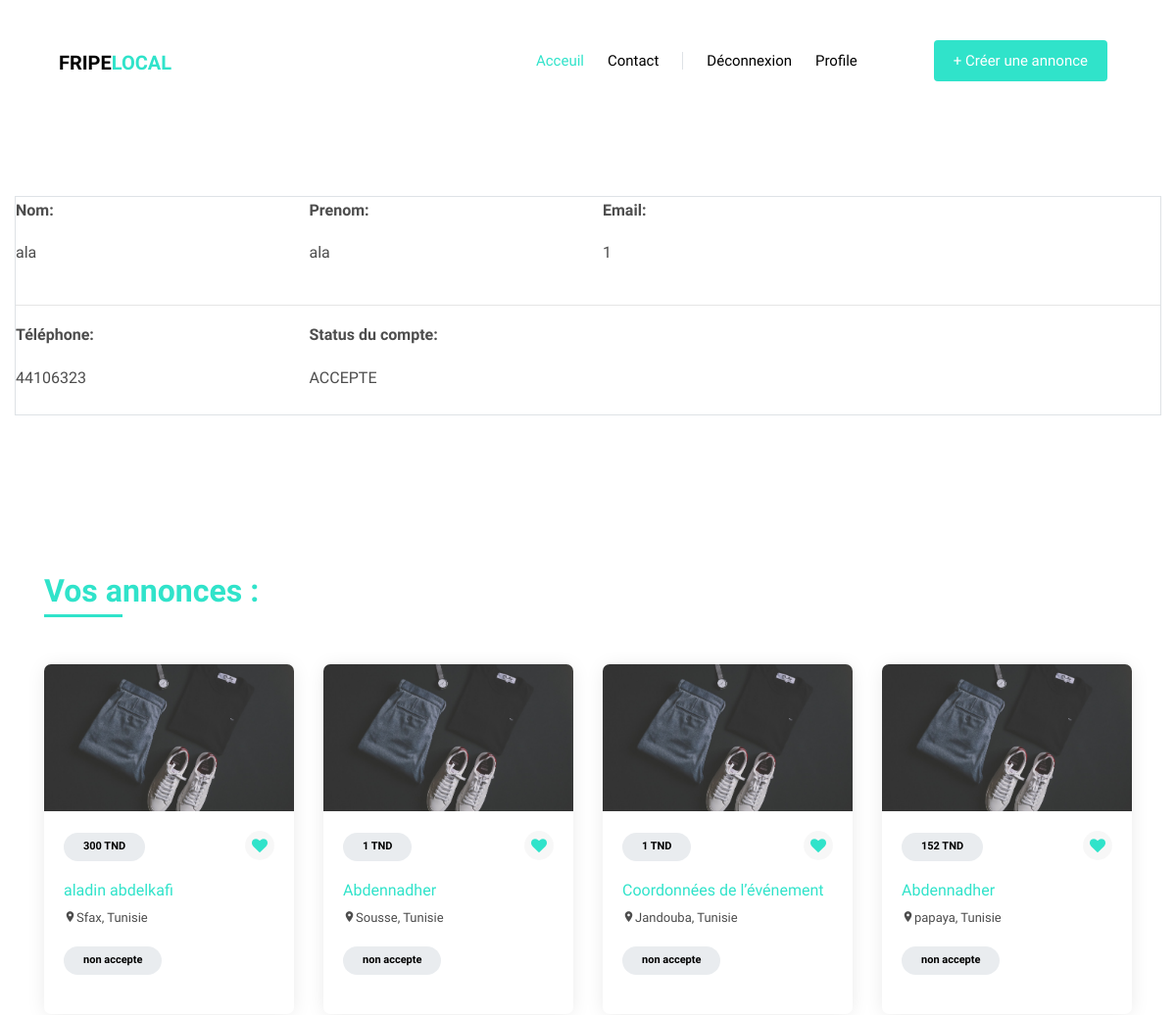
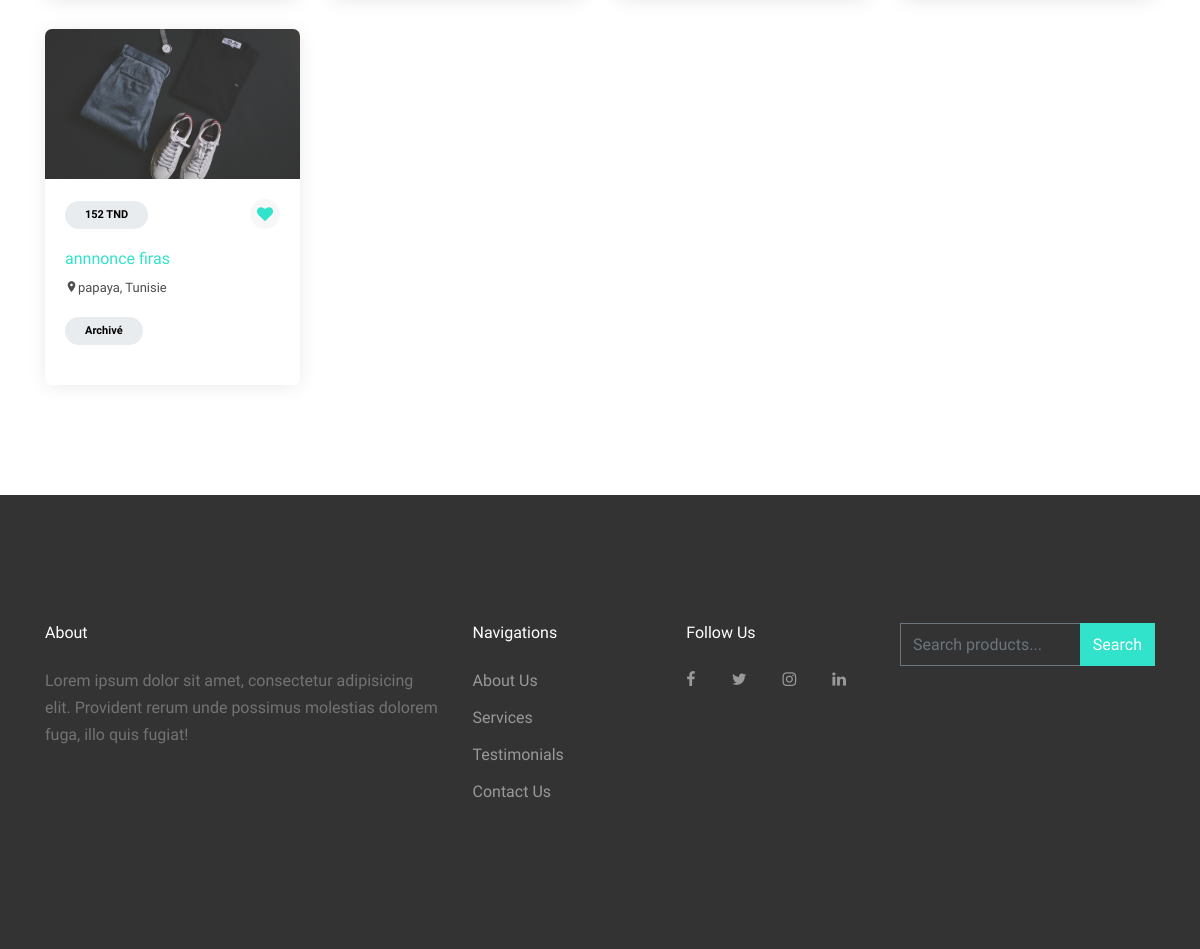
Screenshot of /index.php?controller=annonce&action=liste_ann_pers (signed in) with the database file from the repository (2 pictures, top to bottom).
### tables this page shows
CREATE TABLE `personne` (
  `id` int(11) NOT NULL,
  `id_role` int(11) DEFAULT NULL,
  `nom_pers` varchar(200) DEFAULT NULL,
  `prenom_pers` varchar(100) DEFAULT NULL,
  `email_pers` varchar(100) DEFAULT NULL,
  `mdp_pers` varchar(200) DEFAULT NULL,
  `tel_pers` varchar(50) DEFAULT NULL,
  `status` varchar(50) DEFAULT NULL
);

CREATE TABLE `annonce` (
  `id_an` int(11) NOT NULL,
  `titre_an` varchar(2000) DEFAULT NULL,
  `prix_an` double DEFAULT NULL,
  `description_an` longtext DEFAULT NULL,
  `date_pub_an` varchar(20) DEFAULT NULL,
  `couleur_an` varchar(200) DEFAULT NULL,
  `region_an` varchar(20) DEFAULT NULL,
  `id_marque` int(11) DEFAULT NULL,
  `id_categorie` int(11) DEFAULT NULL,
  `taille` varchar(50) DEFAULT NULL,
  `id_pers` int(11) DEFAULT NULL,
  `status` varchar(20) DEFAULT NULL
);

### models/personne.class.php (called while the page is built, shortened)
<?php
class personne extends fonction
{
	private $id;
	public function __construct($id, $nom_pers, $prenom_pers, $email_pers, $mdp_pers, $tel_pers, $id_role, $status)
	{
		$this->id = $id;
	}
	public function detail($cnx)
	{
		$personne = $cnx->query("select * from personne where id='" . $this->id . "'")->fetch(PDO::FETCH_OBJ);
		return $personne;
	}
}

### models/annonce.class.php (called while the page is built, shortened)
<?php
class annonce extends fonction{
	private $id_pers;
	public function __construct($id_an,$titre_an,$prix_an,$description_an,$date_pub_an,$couleur_an,$region_an,$taille,$id_marque,$id_categorie,$id_pers,$photos,$status){
		$this->id_pers=$id_pers;
	}
	public function list_by_user($cnx){
		$annonces=$cnx->query("select * from annonce  where id_pers ='".$this->id_pers."'")->fetchAll(PDO::FETCH_OBJ);
		return $annonces;
	}
}
?>

### vue/abonnee/profile.php (the view, shortened to what this page needs)
<div style="padding-top:10%;" class="col-md-12" data-aos="fade" data-aos-delay="100">
  <div class="site-section">
    <div class=" bg-white border">
      <div class="row float-center">
        <div class="col-md-3">
          <p class="font-weight-bold">Nom:</p>
          <p class="mb-4"><?php echo $personne->nom_pers; ?></p>
        </div>
        <div class="col-md-3">
          <p class="font-weight-bold">Prenom:</p>
          <p class="mb-4"><?php echo $personne->prenom_pers; ?></p>
        </div>
        <div class="col-md-3">
          <p class="font-weight-bold">Email:</p>
          <p class="mb-4"><?php echo $personne->email_pers; ?></p>
        </div>
      </div>
      <hr>
      <div class="row">
        <div class="col-md-3">
          <p class="font-weight-bold">Téléphone:</p>
          <p class="mb-4"><?php echo $personne->tel_pers; ?></p>
        </div>
        <div class="col-md-3">
          <p class="font-weight-bold">Status du compte:</p>
          <p class="mb-4 text-uppercase"> <?php echo $personne->status; ?></p>
        </div>
      </div>
    </div>
  </div>
</div>
</div>
<div class="site-section bg-white">
  <div class="container">
    <div class="row mb-5">
      <div class="col-md-7 text-left border-primary">
        <h2 class="font-weight-light text-primary">Vos annonces :</h2>
      </div>
    </div>
    <div class="row mt-5">
      <?php
      foreach ($annonces as $annonce) {
        ?>
        <div class="col-lg-3">
          <div class="d-block d-md-flex listing vertical">
            <a href="index.php?controller=annonce&action=det&id_an=<?php echo $annonce->id_an; ?>" class="img d-block" style="background-image: url(ac/images/hero_1.jpg);"> </a>
            <div class="lh-content">
              <span class="category"><?php echo $annonce->prix_an; ?> TND</span>
              <a href="#" class="bookmark"><span class="icon-heart"></span></a>
              <h3><a href="listings-single.html"><?php echo $annonce->titre_an; ?></a></h3>
              <address><span class="icon icon-room"></span><?php echo $annonce->region_an; ?>, Tunisie</address>
              <span class="category"><?php echo $annonce->status; ?></span>
            </div>
          </div>
        </div>
      <?php }
      ?>
    </div>
  </div>
</div>

### index.php (shortened to what this page needs)
<?php session_start();
$controller = "annonce";
if (isset($_REQUEST["controller"]))
  $controller = $_REQUEST["controller"];
if (isset($_REQUEST["action"]))
  $action = $_REQUEST["action"];
?>
<!DOCTYPE html>
<html lang="en">
<head>
  <link rel="stylesheet" href="ac/fonts/icomoon/style.css">
  <link rel="stylesheet" href="ac/css/bootstrap.min.css">
  <link rel="stylesheet" href="ac/css/magnific-popup.css">
  <link rel="stylesheet" href="ac/css/jquery-ui.css">
  <link rel="stylesheet" href="ac/css/owl.carousel.min.css">
  <link rel="stylesheet" href="ac/css/owl.theme.default.min.css">
  <link rel="stylesheet" href="ac/css/bootstrap-datepicker.css">
  <link rel="stylesheet" href="ac/fonts/flaticon/font/flaticon.css">
  <link rel="stylesheet" href="ac/css/aos.css">
  <link rel="stylesheet" href="ac/css/rangeslider.css">
  <link rel="stylesheet" href="ac/css/style.css">
</head>
<div class="site-wrap">
  <header class="site-navbar container py-0 bg-white" role="banner">
    <div class="row align-items-center">
      <div class="col-6 col-xl-2">
        <h1 class="mb-0 site-logo"><a href="index.php" class="text-black mb-0">Fripe<span class="text-primary">LOCAL</span> </a></h1>
      </div>
      <div class="col-12 col-md-10 d-none d-xl-block">
        <nav class="site-navigation position-relative text-right" role="navigation">
          <ul class="site-menu js-clone-nav mr-auto d-none d-lg-block">
            <li class="active"><a href="index.php">Acceuil</a></li>
            <li><a href="index.php?controller=personne&action=contact">Contact</a></li>
            <li><a style="<?php if (isset($_SESSION['id'])) echo "display:block;";
                          else echo "display:none;"; ?>" href="index.php?controller=personne&action=logout"><span class="border-left pl-xl-4"></span>Déconnexion</a></li>
            <li><a style="<?php if (isset($_SESSION['id'])) echo "display:block;";
                          else echo "display:none;"; ?>" href="index.php?controller=annonce&action=liste_ann_pers">Profile</a></li>
            <li>
              <a style="<?php if (isset($_SESSION['id'])) echo "display:block;";
                        else echo "display:none;"; ?>" href="index.php?controller=annonce&action=add1" class="cta"><span class="bg-primary text-white rounded">+ Créer une annonce</span></a>
            </li>
          </ul>
        </nav>
      </div>
    </div>
  </header>
  <body>
    <?php include "controllers/$controller.controller.php"; ?>
    <footer class="site-footer">
    <div class="container">
      <div class="row">
        <div class="col-md-9">
          <div class="row">
            <div class="col-md-6">
              <h2 class="footer-heading mb-4">About</h2>
              <p>Lorem ipsum dolor sit amet, consectetur adipisicing elit. Provident rerum unde possimus molestias dolorem fuga, illo quis fugiat!</p>
            </div>
            <div class="col-md-3">
              <h2 class="footer-heading mb-4">Navigations</h2>
              <ul class="list-unstyled">
                <li><a href="#">About Us</a></li>
                <li><a href="#">Services</a></li>
                <li><a href="#">Testimonials</a></li>
                <li><a href="#">Contact Us</a></li>
              </ul>
            </div>
            <div class="col-md-3">
              <h2 class="footer-heading mb-4">Follow Us</h2>
              <a href="#" class="pl-0 pr-3"><span class="icon-facebook"></span></a>
              <a href="#" class="pl-3 pr-3"><span class="icon-twitter"></span></a>
              <a href="#" class="pl-3 pr-3"><span class="icon-instagram"></span></a>
              <a href="#" class="pl-3 pr-3"><span class="icon-linkedin"></span></a>
            </div>
          </div>
        </div>
        <div class="col-md-3">
          <form action="#" method="post">
            <div class="input-group mb-3">
              <input type="text" class="form-control border-secondary text-white bg-transparent" placeholder="Search products..." aria-label="Enter Email" aria-describedby="button-addon2">
              <div class="input-group-append">
                <button class="btn btn-primary text-white" type="button" id="button-addon2">Search</button>
              </div>
            </div>
          </form>
        </div>
      </div>
    </div>
  </footer>
  </body>
</html>

### controllers/annonce.controller.php (shortened to what this page needs)
<?php
include "models/annonce.class.php";
include "models/personne.class.php";
$id_an = "";
$titre_an = "";
$prix_an = "";
$description_an = "";
$date_pub_an =  date("Y-m-d");
$couleur_an = "";
$region_an = "";
$taille = "";
$id_marque = "";
$id_categorie = "";
$photos = array();
$id_pers = "";
if (isset($_POST['status']))
	$status = $_POST['status'];
else $status = 'non accepte';
if (isset($_SESSION['id']))
	$id_pers = $_SESSION['id'];
$ann = new annonce($id_an, $titre_an, $prix_an, $description_an, $date_pub_an, $couleur_an, $region_an, $taille, $id_marque, $id_categorie, $id_pers, $photos, $status);
$pers = new personne($id_pers, "", "", "", "", "", "", "");
switch ($action) {
	case "liste_ann_pers":
		$annonces = $ann->list_by_user($cnx);
		$personne = $pers->detail($cnx);
		include "vue/abonnee/profile.php";
		break;
}

### rows the page displays
personne: nom_pers "ala", prenom_pers "ala", email_pers "1", tel_pers "44106323", status "ACCEPTE"
annonce: prix_an "300", titre_an "aladin abdelkafi", region_an "Sfax", status "non accepte"
annonce: prix_an "1", titre_an "Abdennadher", region_an "Sousse", status "non accepte"
annonce: prix_an "1", titre_an "Coordonnées de l’événement", region_an "Jandouba", status "non accepte"
annonce: prix_an "152", titre_an "Abdennadher", region_an "papaya", status "non accepte"
annonce: prix_an "152", titre_an "annnonce firas", region_an "papaya", status "Archivé"
